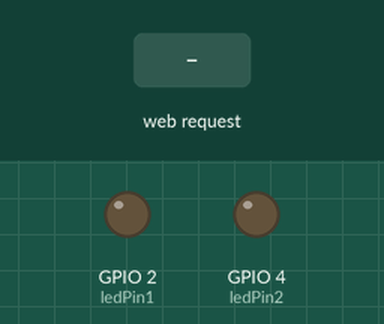
A sketch run on a simulated ESP32. On the bench: output pins drawn as LEDs (lit = HIGH). The test bench sets the inputs (shaded band). WiFi joins after 1.5 s; servers stay silent unless stated; what the sketch prints to the serial monitor is not drawn.

Above: at 2.7 s.
2.8 s: HTTP request GET /led1on received
At 3.7 s:
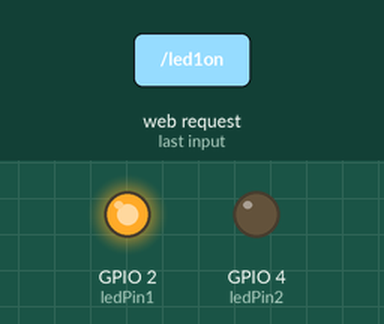
4.3 s: HTTP request GET /led2on received
At 4.9 s:
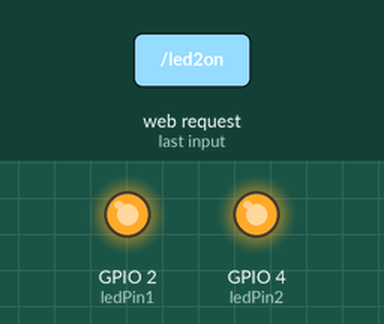
5.8 s: HTTP request GET /led1off received
At 7.0 s:
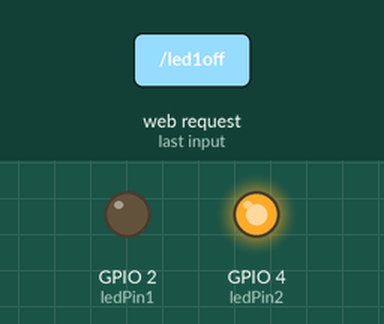
7.3 s: HTTP request GET /led2off received
At 8.3 s:
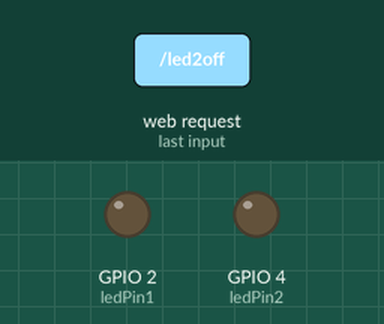
Timing chart, 0 to 9.8 s (numbered marks = the images above; inputs shaded):
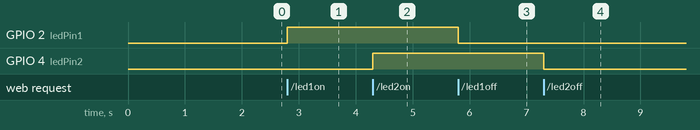

The sketch:

esp32_Web_Server_2_Led_Control.ino
```cpp
#include <WiFi.h>
#include <WiFiClient.h>
#include <WebServer.h>

const char* ssid = "Your wifi name";
const char* password = "Your wifi password";

WebServer server(80);

const int ledPin1 = 2;  // İlk LED'in bağlı olduğu pin
const int ledPin2 = 4;  // İkinci LED'in bağlı olduğu pin

void setup() {
  Serial.begin(115200);
  pinMode(ledPin1, OUTPUT);
  pinMode(ledPin2, OUTPUT);

  WiFi.begin(ssid, password);
  while (WiFi.status() != WL_CONNECTED) {
    delay(500);
    Serial.print(".");
  }

  Serial.println("");
  Serial.println("WiFi connected.");
  Serial.println("IP address: ");
  Serial.println(WiFi.localIP());

  server.on("/", HTTP_GET, []() {
    server.send(200, "text/html",
                "<!DOCTYPE html>"
                "<html>"
                "<head>"
                "  <title>ESP32 Web Server Control 2 LEDs Written By EMIN AYYILDIZ</title>"
                "  <style>"
                "    body {"
                "      text-align: center;"
                "      font-family: Arial, sans-serif;"
                "    }"
                "    .button-container {"
                "      display: flex;"
                "      justify-content: center;"
                "      margin-bottom: 20px;"
                "    }"
                "    .button-container button {"
                "      margin: 0 5px;"
                "      width: 100px;"
                "      height: 40px;"
                "      font-size: 16px;"
                "      border-radius: 5px;"
                "    }"
                "    .button-container button.on {"
                "      background-color: green;"
                "      color: white;"
                "    }"
                "    .button-container button.off {"
                "      background-color: red;"
                "      color: white;"
                "    }"
                "  </style>"
                "</head>"
                "<body>"
                "  <h1>ESP32 Web Server Control 2 LEDs Written By EMIN AYYILDIZ</h1>"
                "  <div class=\"button-container\">"
                "    <button class=\"on\" onclick=\"led1On()\">LED 1 ON</button>"
                "    <button class=\"off\" onclick=\"led1Off()\">LED 1 OFF</button>"
                "  </div>"
                "  <div class=\"button-container\">"
                "    <button class=\"on\" onclick=\"led2On()\">LED 2 ON</button>"
                "    <button class=\"off\" onclick=\"led2Off()\">LED 2 OFF</button>"
                "  </div>"
                "  <script>"
                "    function led1On() {"
                "      fetch('/led1on');"
                "    }"
                "    function led1Off() {"
                "      fetch('/led1off');"
                "    }"
                "    function led2On() {"
                "      fetch('/led2on');"
                "    }"
                "    function led2Off() {"
                "      fetch('/led2off');"
                "    }"
                "  </script>"
                "</body>"
                "</html>"
               );
  });

  server.on("/led1on", HTTP_GET, []() {
    digitalWrite(ledPin1, HIGH);
    server.send(200, "text/plain", "LED 1 is ON");
  });

  server.on("/led1off", HTTP_GET, []() {
    digitalWrite(ledPin1, LOW);
    server.send(200, "text/plain", "LED 1 is OFF");
  });

  server.on("/led2on", HTTP_GET, []() {
    digitalWrite(ledPin2, HIGH);
    server.send(200, "text/plain", "LED 2 is ON");
  });

  server.on("/led2off", HTTP_GET, []() {
    digitalWrite(ledPin2, LOW);
    server.send(200, "text/plain", "LED 2 is OFF");
  });

  server.begin();
}

void loop() {
  server.handleClient();
}
```

Measured:
- after the input at 2.8 s, GPIO 2 (ledPin1): LOW → HIGH at once
- after the input at 4.3 s, GPIO 4 (ledPin2): LOW → HIGH at once
- after the input at 5.8 s, GPIO 2 (ledPin1): HIGH → LOW at once
- after the input at 7.3 s, GPIO 4 (ledPin2): HIGH → LOW at once
